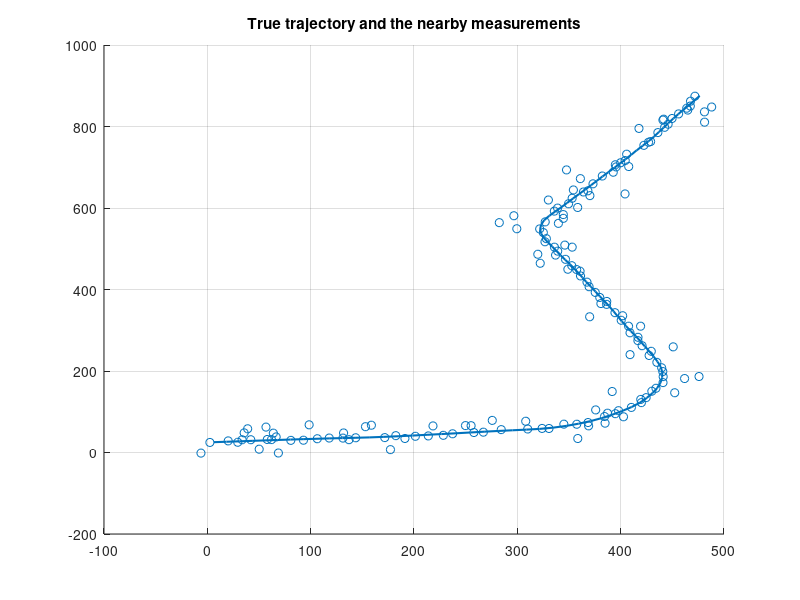

The MATLAB source for this figure: (Note: this script raises an error after producing the figure.)
%% 
clc; clear; close all;

%% load data
usePregen = true; % you can generate your own data if set to false
if usePregen
    load task2data.mat;
else
    K = 100;
    Ts = 2.5;
    r = 5;
    q = [0.005, 1e-6*pi]; % q(1): CV noise (effective all the time), q(2): CT noise (effective only in turns)
    init.x = [0; 0; 2; 0; 0];
    init.P = diag([25, 25, 3, 3, 0.0005].^2);
    % detection and false alarm
    PDtrue = 0.9;
    lambdatrue = 1e-4;
    [Xgt, Z, a] = simulate_atc_track(Ts, K, q, r, init, PDtrue, lambdatrue, false);
end
%%

% plot measurements close to the trajectory
figure(1); clf; hold on; grid on;
Zplotdata = [];
plotMeasDist = 45;
for k = 1:K
   toPlot = false(size(Z{k},2),1);
   for j = 1:size(Z{k}, 2)
        v = Z{k}(:, j) - Xgt(1:2, k);
        toPlot(j) = v' * v <= plotMeasDist^2;
   end
   Zplotdata = [Zplotdata, Z{k}(:, toPlot)];
end
set(gca, 'ColorOrderIndex', 2)
scatter(Zplotdata(1,:), Zplotdata(2,:));
set(gca, 'ColorOrderIndex', 1)
plot(Xgt(1,:),Xgt(2,:), 'LineWidth',1.5);
title('True trajectory and the nearby measurements')
%%
%{
% play measurement movie. Remember that you can click the stop button.
figure(2); clf; grid on;
set(gcf,'Visible','on')
plotpause = 0.1; % sets a pause in between time steps if it goes to fast
minZ = min(Xgt(1:2, :), [], 2);
maxZ = max(Xgt(1:2, :), [], 2);
minZ = minZ - 0.05*(maxZ - minZ);
maxZ = maxZ + 0.05*(maxZ - minZ);
for k = 1:K
    scatter(Z{k}(1,:), Z{k}(2,:))
    title(sprintf('measurements at step %d', k))
    axis([minZ(1), maxZ(1), minZ(2), maxZ(2)])
    grid on;
    drawnow;
    pause(plotpause);
end
%}
%% %%%%%%%%%%%%%%%%%%%%%%%%%%%%%%%%%%%%%%%%%%%%%%%%%%%%%%%%%%%%%%%%%%%%%%%%
%%%%%%%%%%%%%%%%%%%%%%%%%%%%%%%%% PART I %%%%%%%%%%%%%%%%%%%%%%%%%%%%%%%%%%
%%%%%%%%%%%%%%%%%%%%%%%%%%%%%%%%%%%%%%%%%%%%%%%%%%%%%%%%%%%%%%%%%%%%%%%%%%%
% Look at individual EKF-PDAs
r = 5; 
qCV = 0.05;                % acceleration covariance                      
qCT = [0.05 , 0.000025];   % acceleration, turn rate covariance   

lambda = 1e-3;
PD = 0.8;
gateSize = 5^2;
% choose model to tune
s = 2;
%%%%%%%%%%%%%%%%%%%%%%%%%%%%%%%%%%%%%%%%%%%%%%%%%%%%%%%%%%%%%%%%%%%%%%%%%%%
% make models
models =  cell(2,1);
models{1} = EKF(discreteCVmodel(qCV, r));
models{2} = EKF(discreteCTmodel(qCT, r));

tracker =  cell(2,1);
tracker{1} = PDAF(models{1}, lambda, PD, gateSize);
tracker{2} = PDAF(models{2}, lambda, PD, gateSize);

% % % % allocate
xbar = zeros(5, K);
Pbar = zeros(5, 5, K);
xhat = zeros(5, K);
Phat = zeros(5, 5, K);
NEES = zeros(K, 1);
NEESpos = zeros(K, 1);
NEESvel = zeros(K, 1);

% initialize filter
xbar(:, 1) = [0; 0; 2; 0; 0];
Pbar(:, : ,1) = diag([25, 25, 3, 3, 0.0005].^2);

% filter
for k = 1:K
    [xhat(:, k) , Phat(:, :, k)] = tracker{s}.update(Z{k}, xbar(:, k), Pbar(:,: ,k));
    NEES(k) = ((xhat(1:3+s, k) - Xgt(1:3+s, k))' / squeeze(Phat(1:3+s, 1:3+s, k))) * (xhat(1:3+s, k) - Xgt(1:3+s, k));
    NEESpos(k) = ((xhat(1:2, k) - Xgt(1:2, k))' / squeeze(Phat(1:2, 1:2, k))) * (xhat(1:2, k) - Xgt(1:2, k));
    NEESvel(k) = ((xhat(3:4, k) - Xgt(3:4, k))' / squeeze(Phat(3:4, 3:4, k))) * (xhat(3:4 ,k) - Xgt(3:4 ,k));
    if k < K
        [xbar(:, k+1), Pbar(:, :, k+1)] = tracker{s}.predict(xhat(:, k), Phat(:, :, k), Ts);
    end
end

% errors
poserr = sqrt(sum((xhat(1:2,:) - Xgt(1:2,:)).^2, 1));
posRMSE = sqrt(mean(poserr.^2));
velerr = sqrt(sum((xhat(3:4, :) - Xgt(3:4, :)).^2, 1));
velRMSE = sqrt(mean(velerr.^2));

% consistency
chi2inv([0.025, 0.975], K*2)/K
ANEESpos = mean(NEESpos)
ANEESvel = mean(NEESvel)

chi2inv([0.025, 0.975], K*4)/K  %% 4*k = antall frihetsgrader
ANEES = mean(NEES)

% plot
figure(3); clf; hold on; grid on;
plot(xhat(1,:), xhat(2,:));
plot(Xgt(1, :), Xgt(2, :))
axis('equal')
%scatter(Z(1,:), Z(2, :));
title(sprintf('posRMSE = %.3f, velRMSE = %.3f',posRMSE, velRMSE))

figure(4); clf; hold on; grid on;
plot(xhat(5,:))
plot(Xgt(5,:))
ylabel('omega')

figure(5); clf;
subplot(3,1,1);
plot(NEES); grid on; hold on;
ylabel('NEES');
ciNEES = chi2inv([0.05, 0.95], 4);
inCI = sum((NEES >= ciNEES(1)) .* (NEES <= ciNEES(2)))/K * 100;
plot([1,K], repmat(ciNEES',[1,2])','r--')
text(104, -5, sprintf('%.2f%% inside CI', inCI),'Rotation',90);

subplot(3,1,2);
plot(NEESpos); grid on; hold on;
ylabel('NEESpos');
ciNEES = chi2inv([0.05, 0.95], 2);
inCI = sum((NEESpos >= ciNEES(1)) .* (NEESpos <= ciNEES(2)))/K * 100;
plot([1,K], repmat(ciNEES',[1,2])','r--')
text(104, -5, sprintf('%.2f%% inside CI', inCI),'Rotation',90);

subplot(3,1,3);
plot(NEESvel); grid on; hold on;
ylabel('NEESvel');
ciNEES = chi2inv([0.05, 0.95], 2);
inCI = sum((NEESvel >= ciNEES(1)) .* (NEESvel <= ciNEES(2)))/K * 100;
plot([1,K], repmat(ciNEES',[1,2])','r--')
text(104, -5, sprintf('%.2f%% inside CI', inCI),'Rotation',90);

%% %%%%%%%%%%%%%%%%%%%%%%%%%%%%%%%%%%%%%%%%%%%%%%%%%%%%%%%%%%%%%%%%%%%%%%%%
%%%%%%%%%%%%%%%%%%%%%%%%%%%%%%%%% PART II %%%%%%%%%%%%%%%%%%%%%%%%%%%%%%%%%
%%%%%%%%%%%%%%%%%%%%%%%%%%%%%%%%%%%%%%%%%%%%%%%%%%%%%%%%%%%%%%%%%%%%%%%%%%%
% IMM-PDA

% sensor 
r = 5;
lambda = 1e-3;
PD = 0.8;
gateSize = 5^2;

% dynamic models
qCV = 0.05;
qCT = [0.005, 0.000025];
x0 = [0; 0; 2; 0; 0];
P0 = diag([25, 25, 3, 3, 0.0005].^2);

% markov chain (you are free to parametrize this in another way)
PI11 = 0.95;
PI22 = 0.95;
p10 = 0.5;  % initial mode probability
%%%%%%%%%%%%%%%%%%%%%%%%%%%%%%%%%%%%%%%%%%%%%%%%%%%%%%%%%%%%%%%%%%%%%%%%%%%
PI = [PI11, (1 - PI22); (1 - PI11), PI22]; assert(all(sum(PI, 1) == [1, 1]),'columns of PI must sum to 1')
sprobs0 = [p10; (1 - p10)]; assert(sum(sprobs0) == 1, 'initial mode probabilities must sum to 1');


% make model
models =  cell(2,1);
models{1} = EKF(discreteCVmodel(qCV, r));
models{2} = EKF(discreteCTmodel(qCT, r));
imm = IMM(models, PI);
tracker = IMMPDAF(imm, lambda, PD, gateSize);

% allocate
xbar = zeros(5, 2, K);
Pbar = zeros(5, 5, 2, K);
probbar = zeros(2, K);
xhat = zeros(5, 2, K);
xest = zeros(5, K);
Pest = zeros(5, 5, K);
Phat = zeros(5, 5, 2, K);
probhat = zeros(2, K);
NEES = zeros(K, 1);
NEESpos = zeros(K, 1);
NEESvel = zeros(K, 1);

% initialize
xbar(:, :, 1) = repmat(x0, [1, 2]);
Pbar(:, : ,:, 1) = repmat(P0,[1,1,2]);
probbar(:, 1) = sprobs0;

% filter
for k=1:100
    % Update
    [probhat(:, k), xhat(:, :, k), Phat(:, :, :, k)] = tracker.update(Z{k}, probbar(:, k), xbar(:, :, k), Pbar(:, :, :, k));
    
    % Total state mean and cov
    [xest(:, k), Pest(:, :, k)] =  tracker.imm.estimate(probhat(: , k), xhat(:, :, k), Phat(:, :, :, k));
    
    NEES(k) = (xest(:, k) - Xgt(:, k))' * (Pest(:, :, k) \ (xest(:, k) - Xgt(:, k)));
    NEESpos(k) = (xest(1:2, k) - Xgt(1:2, k))' * (Pest(1:2, 1:2, k ) \ (xest(1:2, k) - Xgt(1:2, k)));
    NEESvel(k) = (xest(3:4, k) - Xgt(3:4, k))' * (Pest(3:4, 3:4, k ) \ (xest(3:4, k) - Xgt(3:4, k)));
    if k < 100
        [probbar(:, k+1), xbar(:, :, k+1), Pbar(:, :, :, k+1)] = ...
            tracker.predict(probhat(:, k), xhat(:, :, k), Phat(:, :, :, k), Ts);
    end
end

% errors
poserr = sqrt(sum((xest(1:2,:) - Xgt(1:2,:)).^2, 1));
posRMSE = sqrt(mean(poserr.^2)); % not true RMSE (which is over monte carlo simulations)
velerr = sqrt(sum((xest(3:4, :) - Xgt(3:4, :)).^2, 1));
velRMSE = sqrt(mean(velerr.^2)); % not true RMSE (which is over monte carlo simulations)
peakPosDeviation = max(poserr);
peakVelDeviation = max(velerr);

% consistency
CI2K = chi2inv([0.025, 0.975], K*2)/K
ANEESpos = mean(NEESpos)
ANEESvel = mean(NEESvel)

CI4K = chi2inv([0.025, 0.975], K*4)/K
ANEES = mean(NEES)

% plot
figure(6); clf; hold on; grid on;
plot(xest(1,:), xest(2,:));
plot(Xgt(1,:), Xgt(2, :));
axis('equal')
title(sprintf('posRMSE = %.3f, velRMSE = %.3f, peakPosDev = %.3f, peakVelDev = %.3f',posRMSE, velRMSE, peakPosDeviation, peakVelDeviation))

figure(7); clf; hold on; grid on;
plot(xest(5,:))
plot(Xgt(5,:))

figure(8); clf;
plot(probhat');
grid on;

figure(9); clf;
subplot(2,1,1); 
plot(poserr); grid on;
ylabel('position error')
subplot(2,1,2);
plot(velerr); grid on;
ylabel('velocity error')

figure(10); clf;
subplot(3,1,1);
plot(NEES); grid on; hold on;
ylabel('NEES');
ciNEES = chi2inv([0.05, 0.95], 4);
inCI = sum((NEES >= ciNEES(1)) .* (NEES <= ciNEES(2)))/K * 100;
plot([1,K], repmat(ciNEES',[1,2])','r--')
text(104, -5, sprintf('%.2f%% inside CI', inCI),'Rotation',90);

subplot(3,1,2);
plot(NEESpos); grid on; hold on;
ylabel('NEESpos');
ciNEES = chi2inv([0.05, 0.95], 2);
inCI = sum((NEESpos >= ciNEES(1)) .* (NEESpos <= ciNEES(2)))/K * 100;
plot([1,K], repmat(ciNEES',[1,2])','r--')
text(104, -5, sprintf('%.2f%% inside CI', inCI),'Rotation',90);

subplot(3,1,3);
plot(NEESvel); grid on; hold on;
ylabel('NEESvel');
ciNEES = chi2inv([0.05, 0.95], 2);
inCI = sum((NEESvel >= ciNEES(1)) .* (NEESvel <= ciNEES(2)))/K * 100;
plot([1,K], repmat(ciNEES',[1,2])','r--')
text(104, -5, sprintf('%.2f%% inside CI', inCI),'Rotation',90);
%%
%estimation "movie"
mTL = 0.2; % maximum transparancy (between 0 and 1);
plotpause = 0;%1; % lenght to pause between time steps;
plotRange = 2:K % the range to go through
N = 50; % number of points to use for ellipse;

%k = 31; assert(all([k > 1, k <= K]), 'K must be in proper range')
figure(11); clf; grid on; hold on; axis equal;
set(gcf,'Visible','on')
co = get(gca, 'colorOrder');
minAx = min(cell2mat(Z'));
maxAx = max(cell2mat(Z'));
thetas = (0:N)*2*pi/N;
for k = plotRange
    % tracker
    subplot(1,2,1);
    cla; grid on; hold on; axis equal;
    title(sprintf('time step %d', k));
    gated = tracker.gate(Z{k}, probbar(:, k), xbar(:, :, k), Pbar(:, :, :, k));
    minG = 1e20 * ones(2,1);
    maxG = zeros(2,1);
    [skupd, xkupd, Pkupd] = tracker.conditionalUpdate(Z{k}(:, gated), probbar(:, k), xbar(:, :, k), Pbar(:, :, :, k));
    beta = tracker.associationProbabilities(Z{k}(:, gated), probbar(:, k), xbar(:, :, k), Pbar(:, :, :, k));
    for s = 1:2
        plot(squeeze(xhat(1, s, 1:(k-1))), squeeze(xhat(2, s, 1:(k-1)))','Color', co(s,:));
        axis([minAx(1), maxAx(1), minAx(2), maxAx(2)])
        for j = 1:size(xkupd, 3)
            csj = mTL * co(s, :) + (1 - mTL) * (beta(j)*skupd(s, j)*co(s, :) + (1 - beta(j)*skupd(s, j)) * ones(1, 3)); % transparancy
            pl = plot([squeeze(xhat(1, s, k-1)); xkupd(1, s, j)], [squeeze(xhat(2, s, k-1)); xkupd(2, s, j)], '--', 'Color', csj);
            axis([minAx(1), maxAx(1), minAx(2), maxAx(2)])
            %alpha(pl, beta(j)*skupd(s, j));
            drawnow;
            covEllData = chol(Pkupd(1:2,1:2, s, j))' * [cos(thetas); sin(thetas)] + xkupd(1:2, s, j);
            pl = plot(covEllData(1, :), covEllData(2, :), '--', 'Color', csj);
        end
        
        [vk, Sk] = imm.modeFilters{s}.innovation([0,0], squeeze(xbar(:, s, k)), squeeze(Pbar(:, :, s, k)));
        gateData = chol(Sk)' * [cos(thetas); sin(thetas)] * sqrt(tracker.gateSize) + squeeze(xbar(1:2, s, k));
        plot(gateData(1, :),gateData(2, :), '.--', 'Color', co(s,:))
        scatter(Z{k}(1, :), Z{k}(2, :), 'rx')
        if a(k) > 0
            scatter(Z{k}(1, a(k)), Z{k}(2, a(k)), 'gx')
        end
        minGs = min(gateData, [], 2);
        minG = minGs .* (minGs < minG) + minG .* (minG < minGs);
        maxGs = max(gateData, [], 2);
        maxG = maxGs .* (maxGs > maxG) + maxG .* (maxG > maxGs);
        
    end
    scale = 1;
    minAx = minG - scale * (maxG - minG);
    maxAx = maxG + scale * (maxG - minG);
    axis([minAx(1), maxAx(1), minAx(2), maxAx(2)])
    %legend()
    
    % mode probabilities
    subplot(1,2,2)
    cla; grid on; hold on;
    for s = 1:2
        plot(probhat(s, 1:(k - 1)), 'Color', co(s, :));
        for j = 1:size(xkupd, 3)
            csj = mTL * co(s, :) + (1 - mTL) * (beta(j)*skupd(s, j)*co(s, :) + (1 - beta(j)*skupd(s, j)) * ones(1, 3)); % transparancy
            plot([k-1, k], [probhat(s, k-1), skupd(s, j)], '--', 'color', csj)
        end
    end
    axis([1, plotRange(end), 0, 1])
    drawnow;
    pause(plotpause)
end
